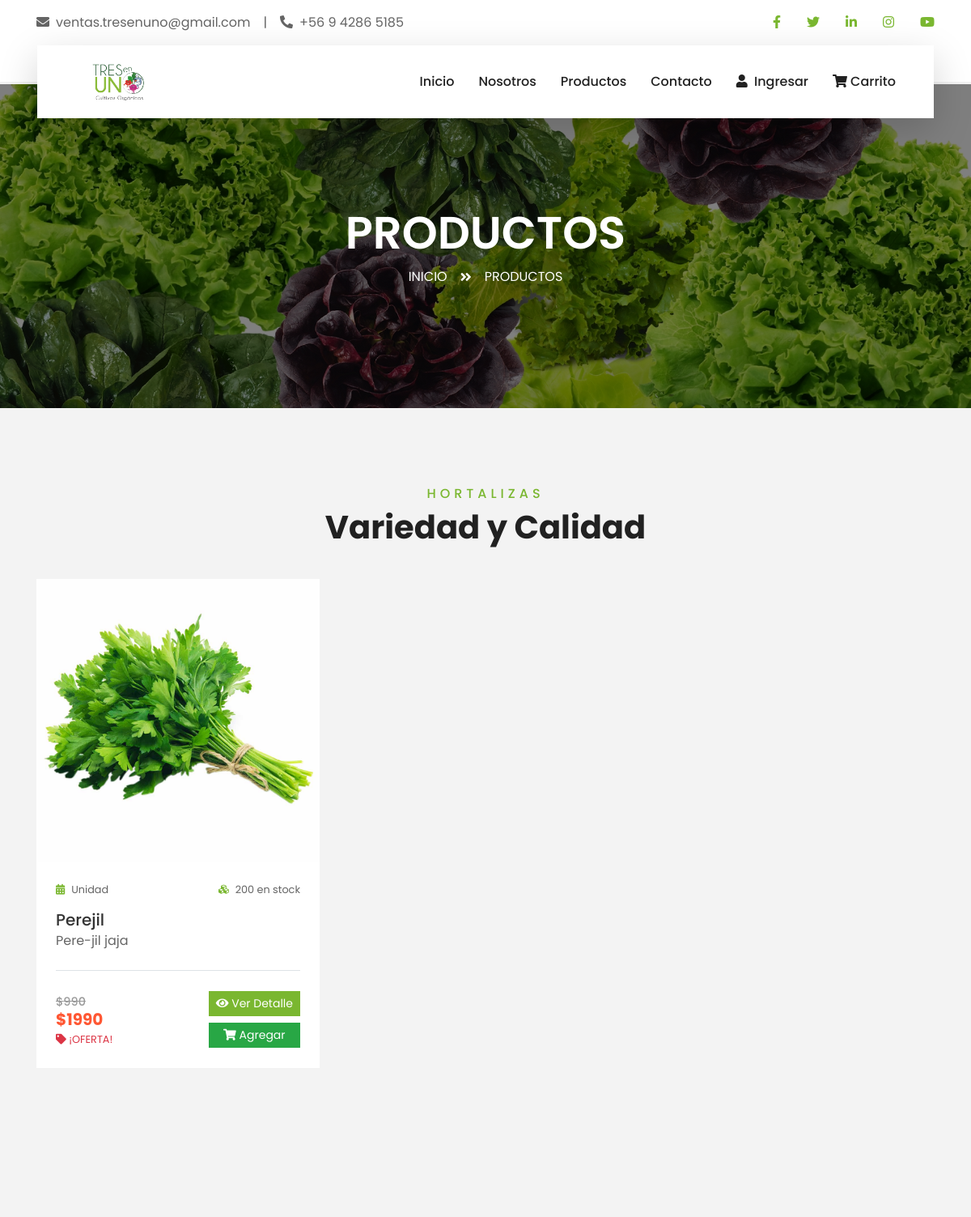
Before: /productos/ (upper part) with the older database file.
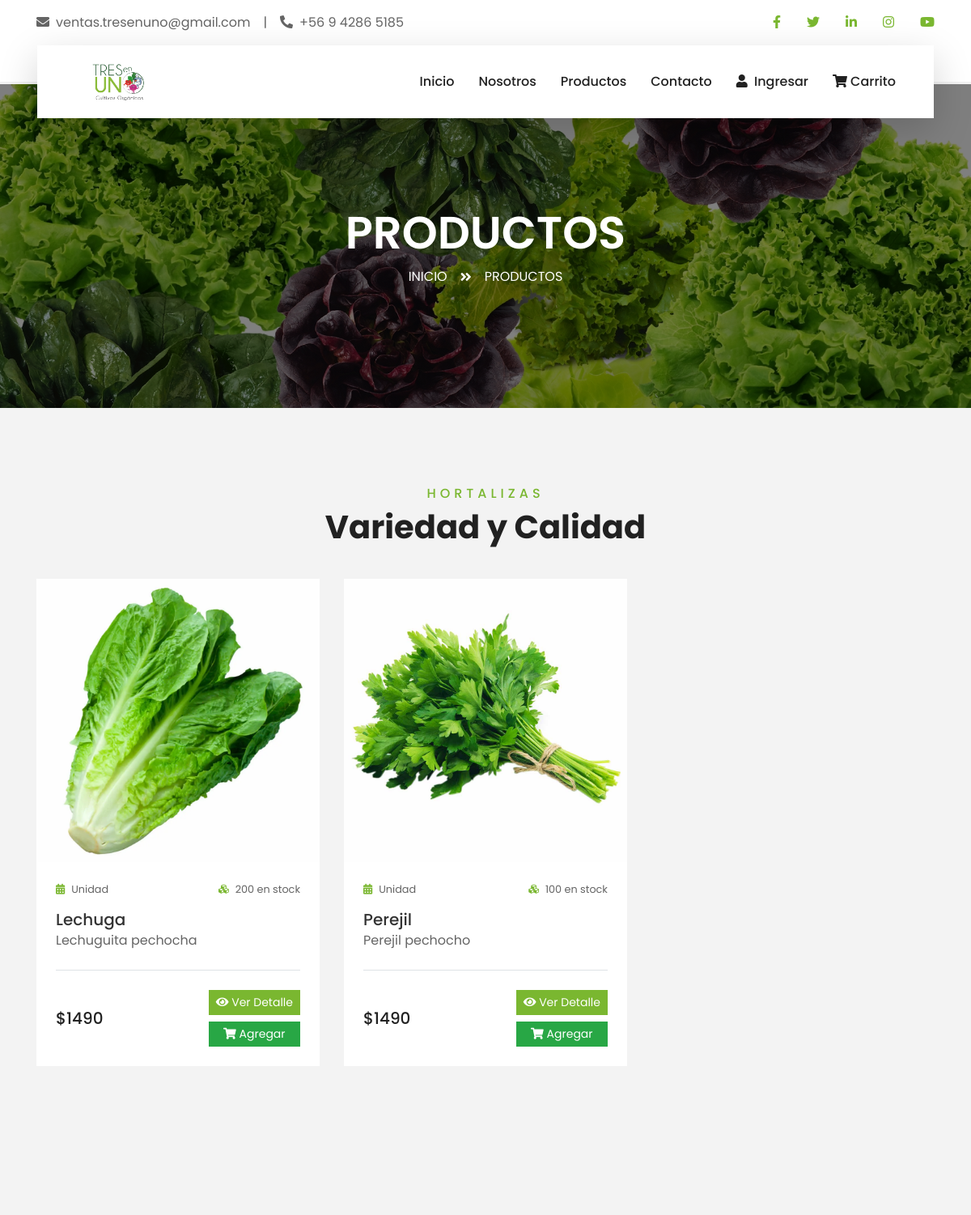
After: the same page with the newer database file.
### miapp/models.py (models this page shows, shortened)
class Producto(models.Model):
    nombre = models.CharField(max_length=50)
    descripcion = models.CharField(max_length=250)
    precio_unitario = models.IntegerField()
    unidad_medida = models.CharField(max_length=20)
    stock_disponible = models.IntegerField()
    id_categoria = models.ForeignKey(Categoria, on_delete=models.CASCADE)
    imagen = models.ForeignKey(Imagen, on_delete=models.CASCADE, null=True, blank=True)

class Imagen(models.Model):
    nombre = models.CharField(max_length=100)
    imagen = models.ImageField(upload_to='productos/')

class Oferta(models.Model):
    precio_oferta = models.DecimalField(max_digits=10, decimal_places=2)
    fecha_inicio = models.DateTimeField()
    fecha_fin = models.DateTimeField()
    id_producto = models.ForeignKey(Producto, on_delete=models.CASCADE)
    class Meta:
        db_table = 'ofertas'

### miapp/views.py (the view)
# urls.py: path('productos/', views.listar_productos, name='listar_productos'),
def listar_productos(request):
    ofertas_activas = Oferta.objects.filter(fecha_fin__gte=timezone.now(), fecha_inicio__lte=timezone.now())
    productos = Producto.objects.all().prefetch_related(
        Prefetch('oferta_set', queryset=ofertas_activas, to_attr='ofertas_activas')
    )
    contexto = {
        'productos': productos,
        'now': timezone.now(),
    }
    return render(request, 'miapp/productos.html', contexto)

### miapp/templates/miapp/productos.html (shortened to what this page needs)
{% load static %}
<!DOCTYPE html>
<html lang="es">
<head>
    <link href="https://cdnjs.cloudflare.com/ajax/libs/font-awesome/5.10.0/css/all.min.css" rel="stylesheet">
    <link href="{% static 'css/style.css' %}" rel="stylesheet">
</head>
<body>
    {% include 'miapp/barrabase.html' %}
    <div class="container-fluid page-header">
        <div class="container">
            <div class="d-flex flex-column align-items-center justify-content-center" style="min-height: 400px">
                <h3 class="display-4 text-white text-uppercase">Productos</h3>
                <div class="d-inline-flex text-white">
                    <p class="m-0 text-uppercase"><a class="text-white" href="">Inicio</a></p>
                    <i class="fa fa-angle-double-right pt-1 px-3"></i>
                    <p class="m-0 text-uppercase">Productos</p>
                </div>
            </div>
        </div>
    </div>
    <div class="container-fluid py-5">
        <div class="container pt-5 pb-3">
            <div class="text-center mb-3 pb-3">
                <h6 class="text-primary text-uppercase" style="letter-spacing: 5px;">Hortalizas</h6>
                <h1>Variedad y Calidad</h1>
            </div>
            {% include 'miapp/hortalizasventa.html' %}
        </div>
    </div>
    // Agregar este código en productos.html, justo antes de </body>
</body>
</html>

### miapp/templates/miapp/barrabase.html (shortened to what this page needs)
{% load static %}
<div class="container-fluid bg-light pt-3 d-none d-lg-block">
    <div class="container">
        <div class="row">
            <div class="col-lg-6 text-center text-lg-left mb-2 mb-lg-0">
                <div class="d-inline-flex align-items-center">
                    <p><i
                            class="fa fa-envelope mr-2"></i>ventas.tresenuno@gmail.com</p>
                    <p class="text-body px-3">|</p>
                    <p><i class="fa fa-phone-alt mr-2"></i>+56 9 4286 5185</p>
                </div>
            </div>
            <div class="col-lg-6 text-center text-lg-right">
                <div class="d-inline-flex align-items-center">
                    <a class="text-primary px-3" href><i
                            class="fab fa-facebook-f"></i></a>
                    <a class="text-primary px-3" href><i
                            class="fab fa-twitter"></i></a>
                    <a class="text-primary px-3" href><i
                            class="fab fa-linkedin-in"></i></a>
                    <a class="text-primary px-3" href><i
                            class="fab fa-instagram"></i></a>
                    <a class="text-primary pl-3" href><i
                            class="fab fa-youtube"></i></a>
                </div>
            </div>
        </div>
    </div>
</div>
<div class="container-fluid position-relative nav-bar p-0">
    <div class="container-lg position-relative p-0 px-lg-3" style="z-index: 9;">
        <nav
            class="navbar navbar-expand-lg bg-light navbar-light shadow-lg py-3 py-lg-0 pl-3 pl-lg-5">
            <a href="{% url 'inicio' %}" class="navbar-brand">
                <img src="{% static 'img/logo.jpg' %}" alt="Tres en Uno Logo"
                    style="height: 80px;">
            </a>
            <div class="collapse navbar-collapse justify-content-between px-3"
                id="navbarCollapse">
                <div class="navbar-nav ml-auto py-0">
                    <a href="{% url 'inicio' %}"
                        class="nav-item nav-link">Inicio</a>
                    <a href="{% url 'nosotros' %}"
                        class="nav-item nav-link">Nosotros</a>
                    <a href="{% url 'listar_productos' %}"
                        class="nav-item nav-link">Productos</a>
                    <a href="{% url 'contacto' %}"
                        class="nav-item nav-link">Contacto</a>
                    <div id="auth-guest" class="d-flex align-items-center"
                        style="display: none;">
                        <a href="{% url 'login-form' %}"
                            class="nav-item nav-link">
                            <i class="fa fa-user mr-1"></i> Ingresar
                        </a>
                    </div>
                    <a href="{% url 'ver_carrito' %}"
                        class="nav-item nav-link position-relative">
                        <i class="fa fa-shopping-cart"></i> Carrito
                    </a>
                </div>
            </div>
        </nav>
    </div>
</div>

### miapp/templates/miapp/hortalizasventa.html
{% load static %}
<div class="row">
    {% for producto in productos %}
        <div class="col-lg-4 col-md-6 mb-4">
            <div class="package-item bg-white mb-2">
                <a href="{% url 'detalle_producto' producto.id %}">
                    {% if producto.imagen %}
                        <img class="img-fluid" src="{{ producto.imagen.imagen.url }}" alt="{{ producto.nombre }}" style="cursor: pointer; transition: transform 0.3s;" onmouseover="this.style.transform='scale(1.05)'" onmouseout="this.style.transform='scale(1)'">
                    {% else %}
                        <img class="img-fluid" src="{% static 'img/placeholder.png' %}" alt="Sin imagen" style="cursor: pointer;">
                    {% endif %}
                </a>
                <div class="p-4">
                    <div class="d-flex justify-content-between mb-3">
                        <small class="m-0"><i class="fa fa-calendar-alt text-primary mr-2"></i>{{ producto.unidad_medida }}</small>
                        <small class="m-0"><i class="fa fa-cubes text-primary mr-2"></i>{{ producto.stock_disponible }} en stock</small>
                    </div>
                    <a class="h5 text-decoration-none" href="{% url 'detalle_producto' producto.id %}" style="color: #333; transition: color 0.3s;" onmouseover="this.style.color='#28a745'" onmouseout="this.style.color='#333'">
                        {{ producto.nombre }}
                    </a>
                    <p>{{ producto.descripcion|truncatewords:15 }}</p>
                    <div class="border-top mt-4 pt-4">
                        <div class="d-flex justify-content-between align-items-center">
                            {% with oferta_activa=producto.oferta_set.all|first %}
                                {% if oferta_activa and now and oferta_activa.fecha_inicio <= now and oferta_activa.fecha_fin >= now %}
                                    <div>
                                        <h5 class="m-0">
                                            <span style="text-decoration: line-through; color: #999; font-size: 0.9rem;">${{ producto.precio_unitario }}</span><br>
                                            <span style="color: #FF5733; font-weight: bold;">${{ oferta_activa.precio_oferta|floatformat:"0" }}</span>
                                        </h5>
                                        <small class="text-danger"><i class="fa fa-tag"></i> ¡OFERTA!</small>
                                    </div>
                                {% else %}
                                    <h5 class="m-0">${{ producto.precio_unitario|floatformat:"0" }}</h5>
                                {% endif %}
                            {% endwith %}
                            <div class="d-flex flex-column">
                                <a href="{% url 'detalle_producto' producto.id %}" class="btn btn-sm btn-primary mb-2" style="white-space: nowrap;">
                                    <i class="fa fa-eye"></i> Ver Detalle
                                </a>
                                {% if producto.stock_disponible > 0 %}
                                    <button class="btn btn-sm btn-success agregar-carrito-btn" data-producto-id="{{ producto.id }}" data-producto-nombre="{{ producto.nombre }}" style="white-space: nowrap;">
                                        <i class="fa fa-shopping-cart"></i> Agregar
                                    </button>
                                {% else %}
                                    <button class="btn btn-sm btn-secondary" disabled style="white-space: nowrap;">
                                        <i class="fa fa-times"></i> Agotado
                                    </button>
                                {% endif %}
                            </div>
                        </div>
                    </div>
                </div>
            </div>
        </div>
    {% empty %}
        <div class="col-12 text-center py-5">
            <i class="fa fa-shopping-basket fa-3x text-muted mb-3"></i>
            <h4 class="text-muted">No hay productos disponibles</h4>
            <p class="text-muted">Vuelve más tarde para ver nuestros productos frescos.</p>
        </div>
    {% endfor %}
</div>

### miapp/templates/miapp/barrabaja.html (shortened to what this page needs)
{% load static %}

Changed rows visible on the page:
removed Producto: imagen.imagen (picture), unidad_medida "Unidad", stock_disponible "200", nombre "Perejil", descripcion "Pere-jil jaja", precio_unitario "990", oferta_set.precio_oferta "1990"
added Producto: imagen.imagen (picture), unidad_medida "Unidad", stock_disponible "200", nombre "Lechuga", descripcion "Lechuguita pechocha", precio_unitario "1490"
added Producto: imagen.imagen (picture), unidad_medida "Unidad", stock_disponible "100", nombre "Perejil", descripcion "Perejil pechocho", precio_unitario "1490"
